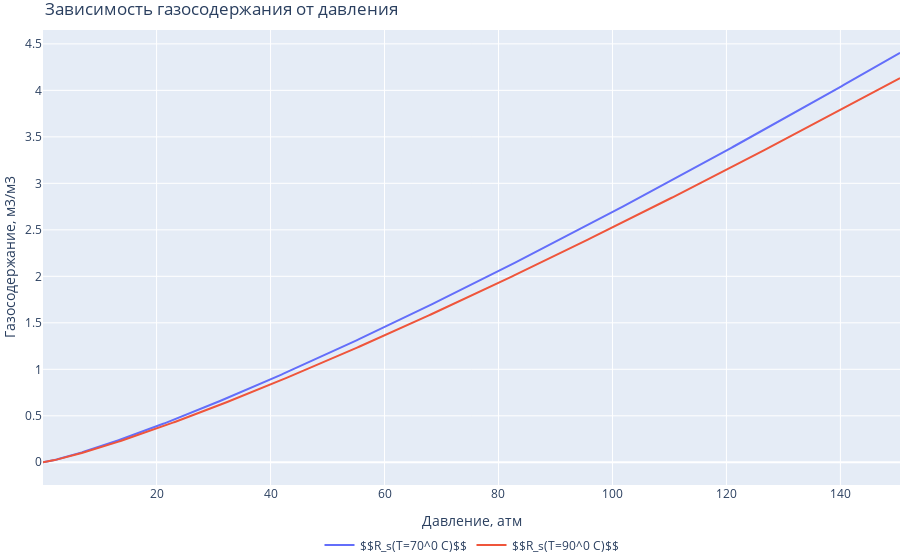

This figure's notebook cell:
### Code cell
#визуализация

print(Pn_si)

fig = go.Figure()

fig.add_trace(go.Scatter(x=P_si, y=Rs70_si, name='$$R_s(T=70^0 C)$$'))
fig.add_trace(go.Scatter(x=P_si, y=Rs90_si, name='$$R_s(T=90^0 C)$$'))
fig.update_layout(legend_orientation="h",
                  legend=dict(x=.5, xanchor="center"),
                  title="Зависимость газосодержания от давления",
                  xaxis_title="Давление, атм",
                  yaxis_title="Газосодержание, м3/м3",
                  margin=dict(l=0, r=0, t=30, b=0))
fig.update_traces(hoverinfo="x+y")
fig.show()

### Figure 1 — Plotly figure (JSON) as saved in the notebook; plotly's stock layout.template omitted (floating-point values rounded to 4 significant figures; data arrays with more than 128 entries replaced by an {"elided": "..."} marker saying what was removed)
{"data": [{"hoverinfo": "x+y", "name": "$$R_s(T=70^0 C)$$", "type": "scatter", "x": {"elided": "443 float values"}, "y": {"elided": "443 float values"}}, {"hoverinfo": "x+y", "name": "$$R_s(T=90^0 C)$$", "type": "scatter", "x": {"elided": "443 float values"}, "y": {"elided": "443 float values"}}], "layout": {"legend": {"orientation": "h", "x": 0.5, "xanchor": "center"}, "margin": {"b": 0, "l": 0, "r": 0, "t": 30}, "title": {"text": "Зависимость газосодержания от давления"}, "xaxis": {"title": {"text": "Давление, атм"}}, "yaxis": {"title": {"text": "Газосодержание, м3/м3"}}}}
